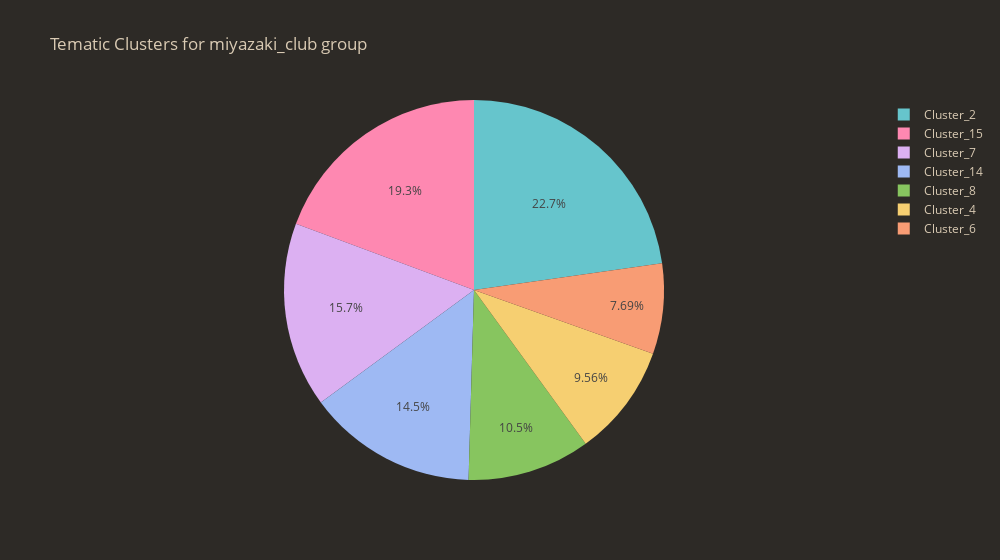

Notebook cell for this chart:
### Code cell
clusters_probs = pd.DataFrame(df_list).iloc[:, -len(clusters_imp):]\
                                      .set_axis(["Cluster_" + str(i) for i in clusters_imp], axis=1)

clusters_presence = clusters_probs.sum()

# Color scheme
bg_color = "#2D2A26"
paper_bg = "#2D2A26"
font_color = "#D9CAB3"

labels = clusters_presence.index.tolist()
values = clusters_presence.values.tolist()

# For hover: join top-5 words 
hover_text = []
for lab in labels:
    idx = int(lab.split("_")[1])
    top5 = clusters_tokens[idx][:5]
    hover_text.append(", ".join(top5))

# Pie
fig = go.Figure(go.Pie(
    labels=labels,
    values=values,
    textinfo='percent',
    hoverinfo='label+percent+text',
    hovertext=hover_text,
    marker=dict(colors=px.colors.qualitative.Pastel)  
))

fig.update_layout(
    title=f'Tematic Clusters for {group_id} group',
    plot_bgcolor=bg_color,
    paper_bgcolor=paper_bg,
    font=dict(color=font_color),
    legend=dict(font=dict(color=font_color)),
    width=1000
)

fig.show()

### Figure 1 — Plotly figure (JSON) as saved in the notebook; plotly's stock layout.template omitted (floating-point values rounded to 4 significant figures)
{"data": [{"hoverinfo": "label+percent+text", "hovertext": ["музыка, человек, мир, песня, творческий", "фильм, кино, сериал, новинка, смотреть", "животное, собака, котик, кошка, природа", "искусство, жизнь, вдохновение, мир, добро", "рецепт, вкусный, комикс, готовить, подписаться", "россия, петербург, город, санкт, мероприятие", "год, ребёнок, человек, школа, проект"], "labels": ["Cluster_2", "Cluster_4", "Cluster_6", "Cluster_7", "Cluster_8", "Cluster_14", "Cluster_15"], "marker": {"colors": ["rgb(102, 197, 204)", "rgb(246, 207, 113)", "rgb(248, 156, 116)", "rgb(220, 176, 242)", "rgb(135, 197, 95)", "rgb(158, 185, 243)", "rgb(254, 136, 177)", "rgb(201, 219, 116)", "rgb(139, 224, 164)", "rgb(180, 151, 231)", "rgb(179, 179, 179)"]}, "textinfo": "percent", "type": "pie", "values": [3786.0, 1591.0, 1279.0, 2620.0, 1740.0, 2408.0, 3217.0]}], "layout": {"font": {"color": "#D9CAB3"}, "legend": {"font": {"color": "#D9CAB3"}}, "paper_bgcolor": "#2D2A26", "plot_bgcolor": "#2D2A26", "title": {"text": "Tematic Clusters for miyazaki_club group"}, "width": 1000}}
